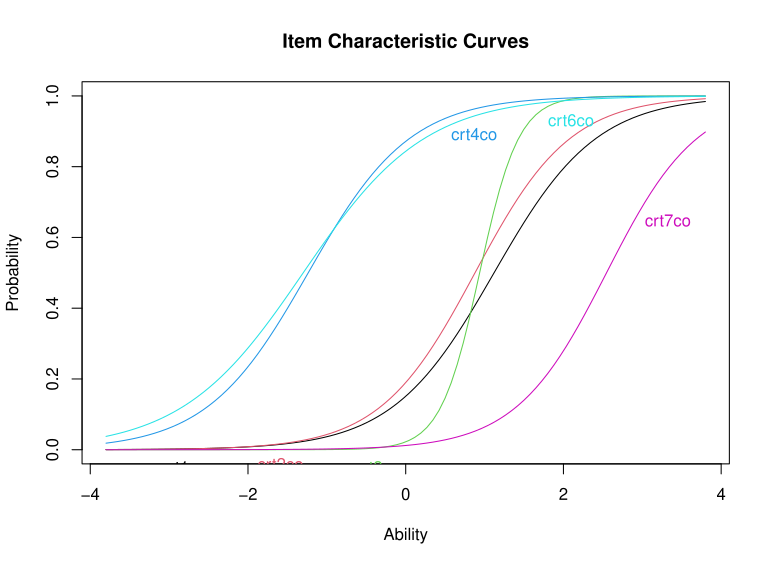

Here is the R script that generated this plot:
# Set options for better readability
options(digits = 3)
options(scipen = 999)
options(max.print = 5000)


library(tidyverse)
odf<-read.csv("bshitq.csv")
cat(names(odf), sep = "\n")


odf <- odf %>% 
  mutate(across(.cols = 52:58, .fns = ~na_if(.x, 9)))



# Remove cases with low response (n = 105 -> 102)
wdf <- odf[rowMeans(is.na(odf)) <= 0.2, ]
sapply(odf[,3:75], function(x) print(unique(x)))

# Step 1: Install and load the ltm package
install.packages("ltm")
library(ltm)

# Step 2: Load your data frame
# Assuming your data frame is named 'odf'

# Step 3: Subset your data frame
# Step 4: Fit the 2PL model
model <- ltm(vars ~ z1)

#model <- ltm(odf[, c(52:58)] ~ z1)
model <- ltm(odf[, c(52:55,57:58)] ~ z1)



# Step 5: Extract item parameters
coef(model)
summary(model)

model$log.Lik

# Step 6: Plot characteristic curves
plot(model, type = "ICC")
plot(model, type = "IIC")
plot(model, type = "IIC",items=0)

?ltm::plot.ltm()
factor.scores(model)
factor.scores(model)$score.dat$z1




model2 <- ltm(odf[, c(52:55,57:58)] ~ z1+z2)

coef(model2)
anova(model,model2)
plot(model2, type = "loadings")



library(ltm)

data <- odf[, c(52:55,57:58)]
data <- data[complete.cases(data),]
data <- data.frame(lapply(data, as.numeric))
class(data)
str(data)
tpm(data, IRT.param = TRUE)
model3 <- tpm(data, IRT.param = TRUE)

plot(model3, type = "ICC")
plot(model3, type = "IIC")
plot(model3, type = "IIC",items=0)

anova(model,model3)
